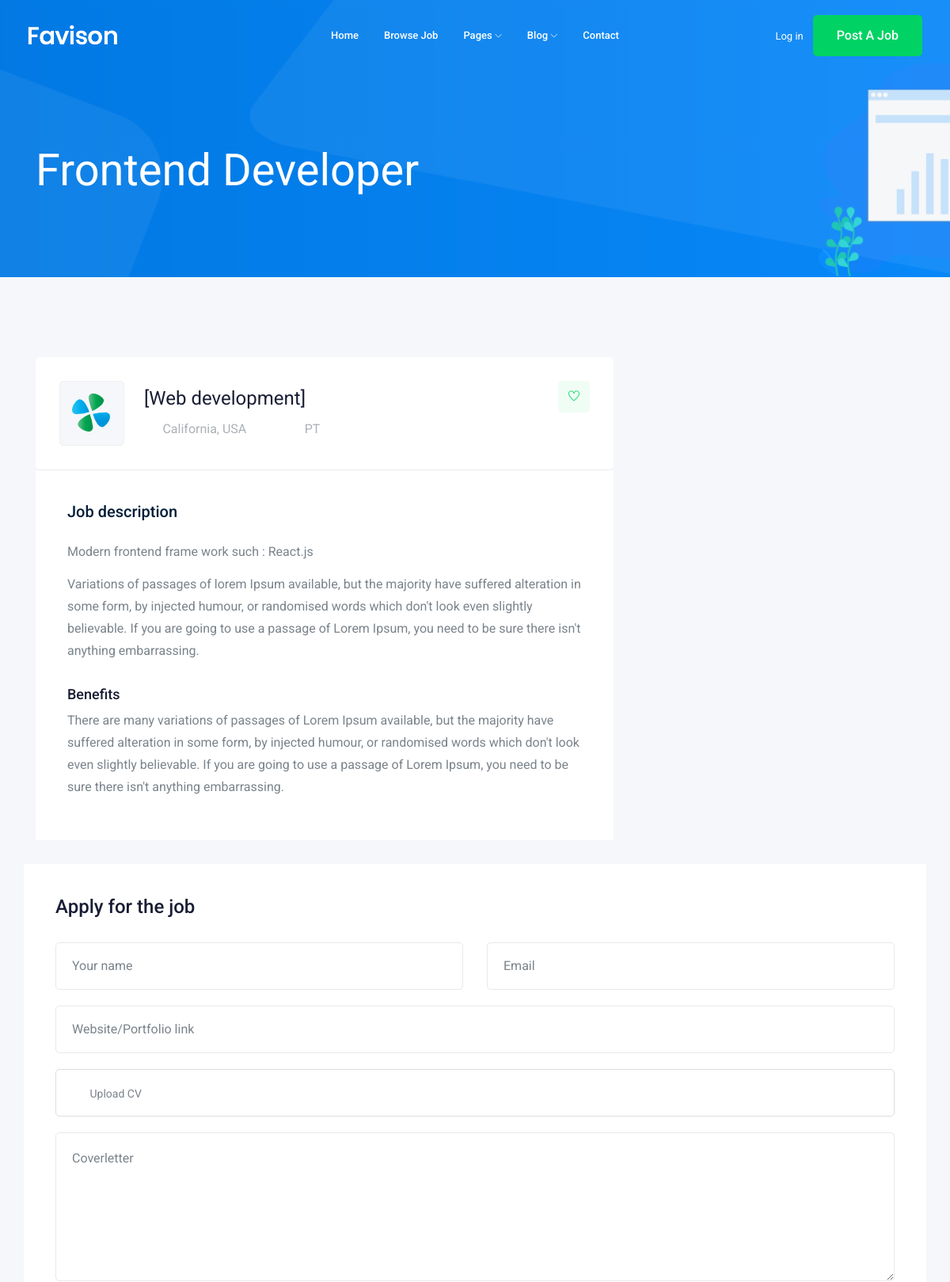
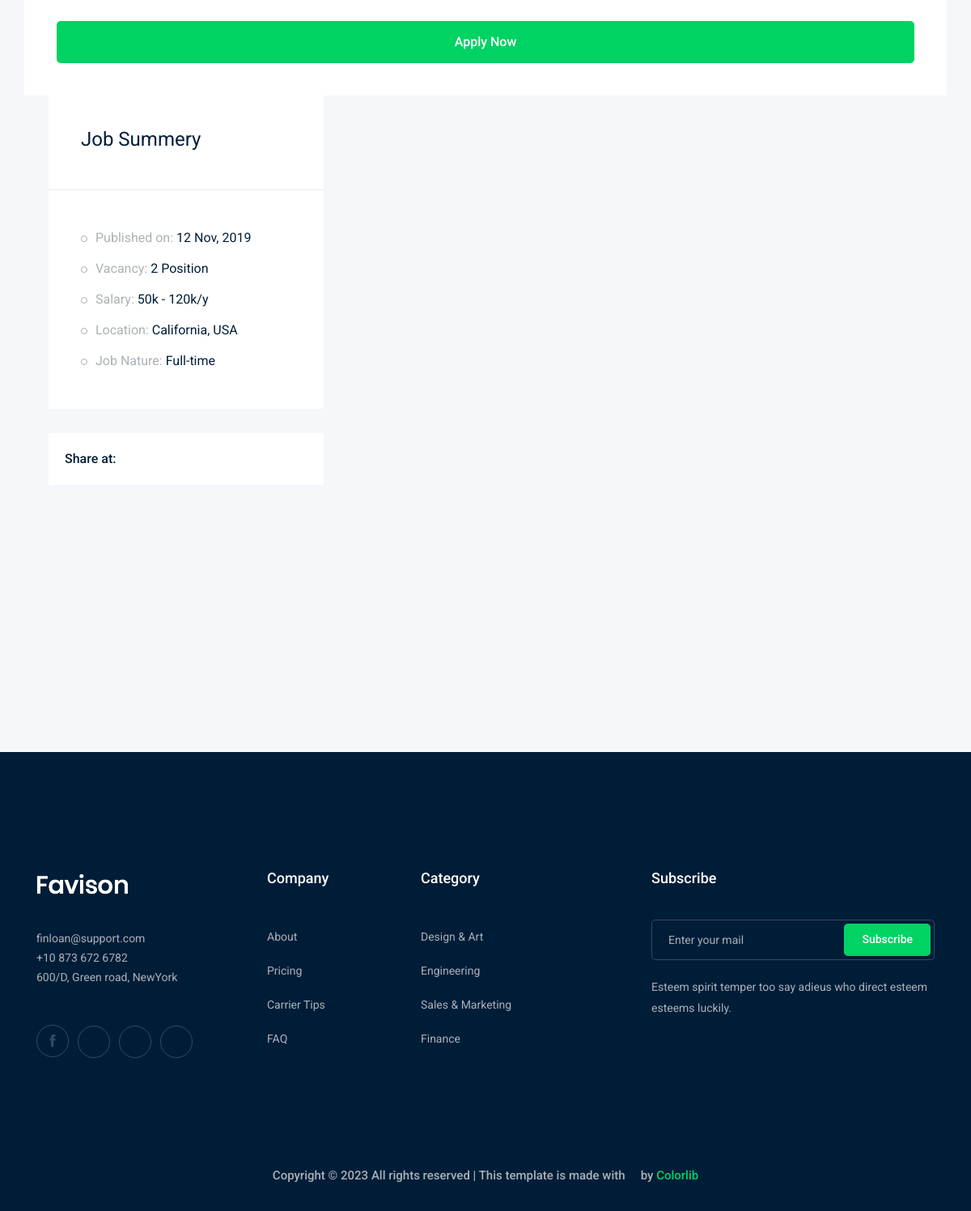
Page /jobs/1/ on the committed database (2 pictures, top to bottom).
### job/models.py (models this page shows, shortened)
class Job(models.Model):
    class JobType(models.TextChoices):
        FULL_TIME = 'FT','Full time'
        PARTY_TIME = 'PT', 'Party time'
    title = models.CharField(max_length=200)
    job_type = models.CharField(max_length=2,choices=JobType.choices, default=JobType.PARTY_TIME)
    description = models.TextField()
    publish = models.DateTimeField(default=timezone.now)
    created = models.DateTimeField(auto_now_add=True)
    updated = models.DateTimeField(auto_now=True)
    vacancy = models.IntegerField(default=1)
    salary = models.IntegerField(default=0)
    experience = models.IntegerField(default=1)
    category = models.ForeignKey('Category', on_delete=models.CASCADE)
    pic = models.ImageField(upload_to=file_upload, blank=True)
    slug = models.SlugField(null=True,blank=True)

class Category(models.Model):
    name = models.CharField(max_length=50)
    def __str__(self) :
        return f"[{self.name}]"

### job/views.py (the view)
# urls.py: path('<int:id>/', views.job_detail, name='job_detail')
def job_detail(request, id):
    try:
        job = Job.objects.get(id=id)
    except Job.DoesNotExist:
        raise Http404('Job not found')
    return render(request,'job/job/detail.html', {'job': job})

### templates/job/job/detail.html (shortened to what this page needs)
{% extends "job/base.html" %} {% block content %}
<div class="bradcam_area bradcam_bg_1">
  <div class="container">
    <div class="row">
      <div class="col-xl-12">
        <div class="bradcam_text">
          <h3>{{job.title}}</h3>
        </div>
      </div>
    </div>
  </div>
</div>
<div class="job_details_area">
  <div class="container">
    <div class="row">
      <div class="col-lg-8">
        <div class="job_details_header">
          <div class="single_jobs white-bg d-flex justify-content-between">
            <div class="jobs_left d-flex align-items-center">
              <div class="thumb">
                <img src="img/svg_icon/1.svg" alt="" />
              </div>
              <div class="jobs_conetent">
                <a href="#"><h4>{{job.category}}</h4></a>
                <div class="links_locat d-flex align-items-center">
                  <div class="location">
                    <p><i class="fa fa-map-marker"></i> California, USA</p>
                  </div>
                  <div class="location">
                    <p><i class="fa fa-clock-o"></i> {{job.job_type}}</p>
                  </div>
                </div>
              </div>
            </div>
            <div class="jobs_right">
              <div class="apply_now">
                <a class="heart_mark" href="#"> <i class="ti-heart"></i> </a>
              </div>
            </div>
          </div>
        </div>
        <div class="descript_wrap white-bg">
          <div class="single_wrap">
            <h4>Job description</h4>
            <p>{{job.description}}</p>
            <p>
              Variations of passages of lorem Ipsum available, but the majority
              have suffered alteration in some form, by injected humour, or
              randomised words which don't look even slightly believable. If you
              are going to use a passage of Lorem Ipsum, you need to be sure
              there isn't anything embarrassing.
            </p>
          </div>
            <h4>Benefits</h4>
            <p>
              There are many variations of passages of Lorem Ipsum available,
              but the majority have suffered alteration in some form, by
              injected humour, or randomised words which don't look even
              slightly believable. If you are going to use a passage of Lorem
              Ipsum, you need to be sure there isn't anything embarrassing.
            </p>
          </div>
        </div>
        <div class="apply_job_form white-bg">
          <h4>Apply for the job</h4>
          <form action="#">
            <div class="row">
              <div class="col-md-6">
                <div class="input_field">
                  <input type="text" placeholder="Your name" />
                </div>
              </div>
              <div class="col-md-6">
                <div class="input_field">
                  <input type="text" placeholder="Email" />
                </div>
              </div>
              <div class="col-md-12">
                <div class="input_field">
                  <input type="text" placeholder="Website/Portfolio link" />
                </div>
              </div>
              <div class="col-md-12">
                <div class="input-group">
                  <div class="input-group-prepend">
                    <button type="button" id="inputGroupFileAddon03">
                      <i class="fa fa-cloud-upload" aria-hidden="true"></i>
                    </button>
                  </div>
                  <div class="custom-file">
                    <label class="custom-file-label" for="inputGroupFile03"
                      >Upload CV</label
                    >
                  </div>
                </div>
              </div>
              <div class="col-md-12">
                <div class="input_field">
                  <textarea
                    name="#"
                    id=""
                    cols="30"
                    rows="10"
                    placeholder="Coverletter"
                  ></textarea>
                </div>
              </div>
              <div class="col-md-12">
                <div class="submit_btn">
                  <button class="boxed-btn3 w-100" type="submit">
                    Apply Now
                  </button>
                </div>
              </div>
            </div>
          </form>
        </div>
      </div>
      <div class="col-lg-4">
        <div class="job_sumary">
          <div class="summery_header">
            <h3>Job Summery</h3>
          </div>
          <div class="job_content">
            <ul>
              <li>Published on: <span>12 Nov, 2019</span></li>
              <li>Vacancy: <span>2 Position</span></li>
              <li>Salary: <span>50k - 120k/y</span></li>
              <li>Location: <span>California, USA</span></li>
              <li>Job Nature: <span> Full-time</span></li>
            </ul>
          </div>
        </div>
        <div class="share_wrap d-flex">
          <span>Share at:</span>
          <ul>
            <li>
              <a href="#"> <i class="fa fa-facebook"></i></a>
            </li>
            <li>
              <a href="#"> <i class="fa fa-google-plus"></i></a>
            </li>
            <li>
              <a href="#"> <i class="fa fa-twitter"></i></a>
            </li>
            <li>
              <a href="#"> <i class="fa fa-envelope"></i></a>
            </li>
          </ul>
        </div>
        <div class="job_location_wrap">
          <div class="job_lok_inner">
            <div id="map" style="height: 200px"></div>
          </div>
        </div>
      </div>
    </div>
  </div>
{% endblock content %}

### rows in the picture
Job: title "Frontend Developer", category "[Web development]", job_type "PT", description "Modern frontend frame work such : React.js"
